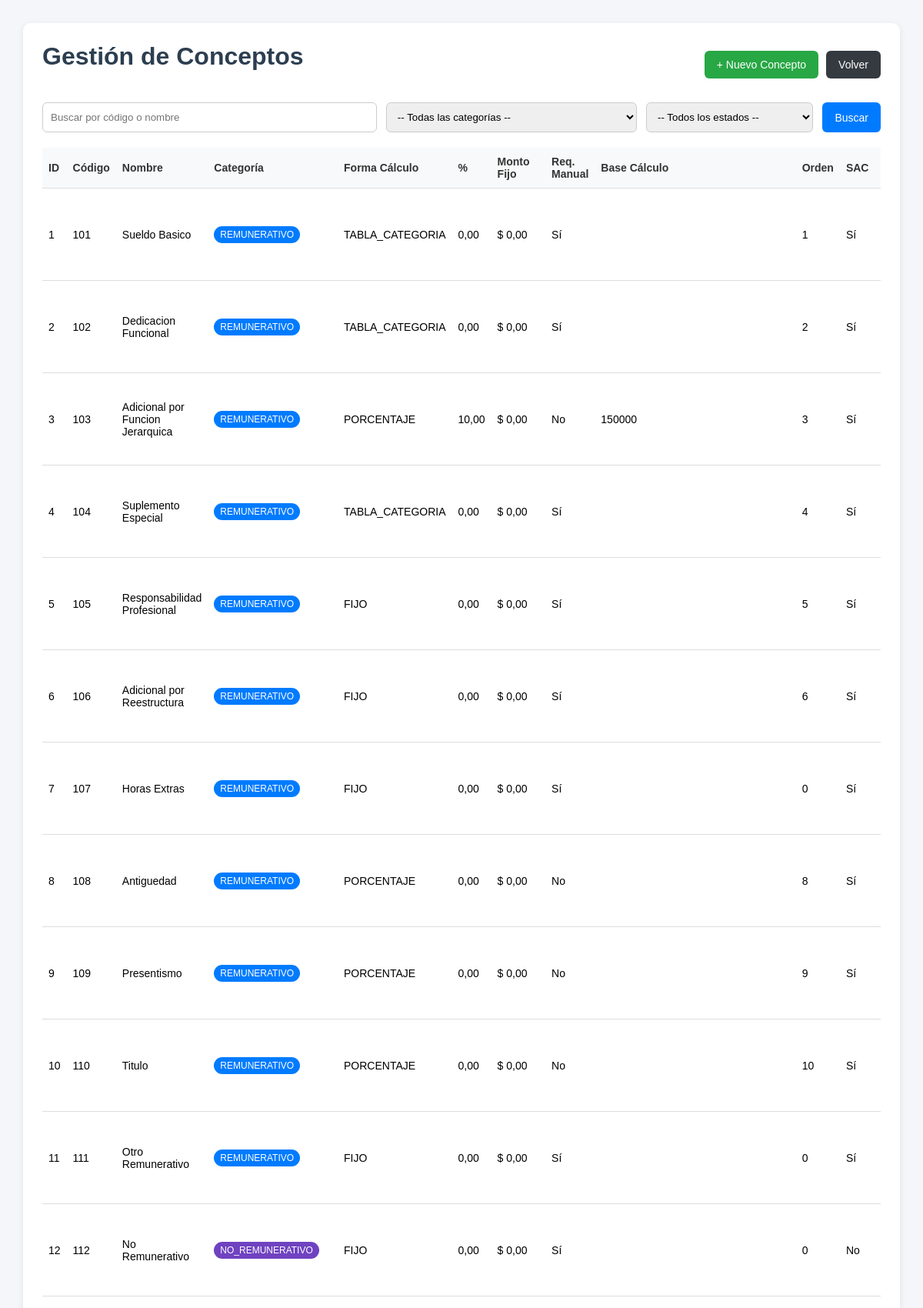
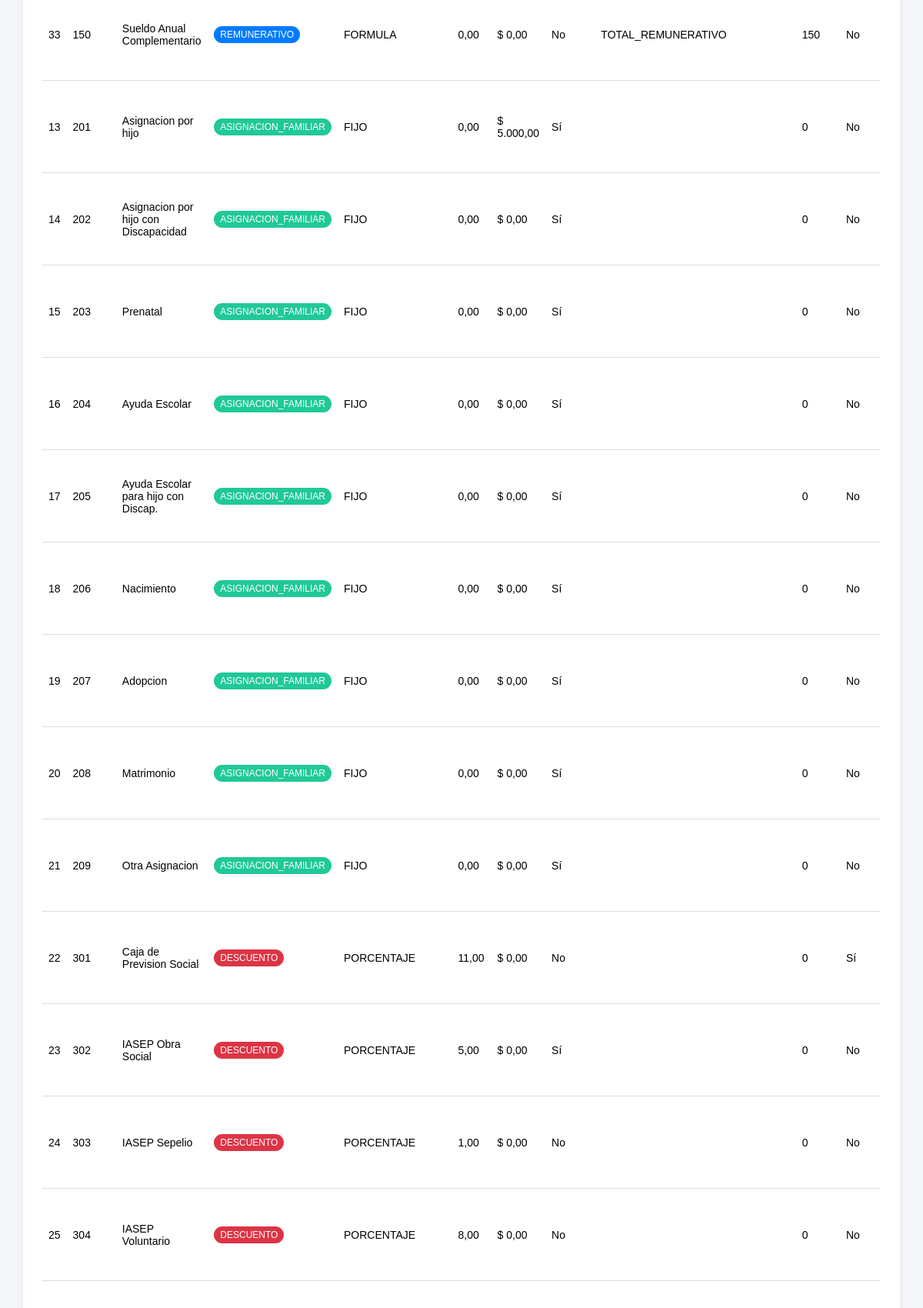
The page /conceptos.php (signed in, upper part) on the database its author committed (2 pictures, top to bottom).
### tables this page shows
CREATE TABLE `concepto` (
  `id` int NOT NULL AUTO_INCREMENT,
  `codigo` int NOT NULL,
  `nombre` varchar(150) NOT NULL,
  `categoria` enum('REMUNERATIVO','NO_REMUNERATIVO','ASIGNACION_FAMILIAR','DESCUENTO','APORTE_PATRONAL') NOT NULL,
  `forma_calculo` enum('FIJO','TABLA_CATEGORIA','PORCENTAJE','MANUAL','FORMULA') NOT NULL DEFAULT 'FIJO',
  `porcentaje` decimal(10,4) DEFAULT '0.0000',
  `monto_fijo` decimal(12,2) DEFAULT '0.00',
  `requiere_manual` tinyint(1) DEFAULT '0',
  `base_calculo` varchar(50) DEFAULT NULL,
  `orden_calculo` int NOT NULL DEFAULT '0',
  `aplica_sac` tinyint(1) NOT NULL DEFAULT '0',
  `visible_recibo` tinyint(1) NOT NULL DEFAULT '1',
  `activo` tinyint(1) NOT NULL DEFAULT '1',
  `descripcion` text,
  `fecha_desde` date DEFAULT NULL,
  `fecha_hasta` date DEFAULT NULL,
  `created_at` timestamp NULL DEFAULT CURRENT_TIMESTAMP,
  `updated_at` timestamp NULL DEFAULT CURRENT_TIMESTAMP ON UPDATE CURRENT_TIMESTAMP,
  PRIMARY KEY (`id`),
  UNIQUE KEY `codigo` (`codigo`)
);

### conceptos.php (the view, shortened to what this page needs)
<?php
require_once("conexion.php");
$buscar = isset($_GET['buscar']) ? trim($_GET['buscar']) : "";
$sql = "SELECT * FROM concepto WHERE 1=1";
$sql .= " ORDER BY codigo ASC, nombre ASC";
$stmt = $conexion->prepare($sql);
$stmt->execute();
$resultado = $stmt->get_result();
?>
<!DOCTYPE html>
<html lang="es">
<head>
</head>
<body>
<div class="contenedor">
    <div class="acciones-superiores">
        <h1>Gestión de Conceptos</h1>
        <div style="display:flex; gap:10px; flex-wrap:wrap;">
            <a href="concepto_nuevo.php" class="btn btn-nuevo">+ Nuevo Concepto</a>
            <a href="index.php" class="btn btn-volver">Volver</a>
        </div>
    </div>
    <form method="GET" action="conceptos.php" class="filtros">
        <input type="text" name="buscar" placeholder="Buscar por código o nombre" value="<?php echo htmlspecialchars($buscar); ?>">
        <select name="categoria">
            <option value="">-- Todas las categorías --</option>
        </select>
        <select name="activo">
            <option value="">-- Todos los estados --</option>
        </select>
        <button type="submit" class="btn btn-buscar">Buscar</button>
    </form>
    <div class="tabla-contenedor">
        <table>
            <thead>
                <tr>
                    <th>ID</th>
                    <th>Código</th>
                    <th>Nombre</th>
                    <th>Categoría</th>
                    <th>Forma Cálculo</th>
                    <th>%</th>
                    <th>Monto Fijo</th>
                    <th>Req. Manual</th>
                    <th>Base Cálculo</th>
                    <th>Orden</th>
                    <th>SAC</th>
                    <th>Visible Recibo</th>
                </tr>
            </thead>
            <tbody>
                <?php if ($resultado->num_rows > 0): ?>
                    <?php while ($fila = $resultado->fetch_assoc()): ?>
                        <?php
                        $badgeClass = "";
                        switch ($fila['categoria']) {
                            case 'REMUNERATIVO':
                                $badgeClass = 'badge-rem';
                                break;
                            case 'NO_REMUNERATIVO':
                                $badgeClass = 'badge-no-rem';
                                break;
                            case 'ASIGNACION_FAMILIAR':
                                $badgeClass = 'badge-asig';
                                break;
                            case 'DESCUENTO':
                                $badgeClass = 'badge-desc';
                                break;
                        }
                        ?>
                        <tr>
                            <td><?php echo $fila['id']; ?></td>
                            <td><?php echo htmlspecialchars($fila['codigo']); ?></td>
                            <td><?php echo htmlspecialchars($fila['nombre']); ?></td>
                            <td>
                                <span class="badge <?php echo $badgeClass; ?>">
                                    <?php echo htmlspecialchars($fila['categoria']); ?>
                                </span>
                            </td>
                            <td><?php echo htmlspecialchars($fila['forma_calculo']); ?></td>
                            <td><?php echo number_format((float)$fila['porcentaje'], 2, ',', '.'); ?></td>
                            <td>$ <?php echo number_format((float)$fila['monto_fijo'], 2, ',', '.'); ?></td>
                            <td><?php echo ((int)$fila['requiere_manual'] === 1) ? 'Sí' : 'No'; ?></td>
                            <td><?php echo htmlspecialchars($fila['base_calculo'] ?? ''); ?></td>
                            <td><?php echo (int)$fila['orden_calculo']; ?></td>
                            <td><?php echo ((int)$fila['aplica_sac'] === 1) ? 'Sí' : 'No'; ?></td>
                            <td><?php echo ((int)$fila['visible_recibo'] === 1) ? 'Sí' : 'No'; ?></td>
                        </tr>
                    <?php endwhile; ?>
                <?php else: ?>
                    <tr>
                        <td colspan="15" class="sin-resultados">No se encontraron conceptos.</td>
                    </tr>
                <?php endif; ?>
            </tbody>
        </table>
    </div>
</div>
</body>
</html>

### conceptos.php (style rules this page uses)
* { box-sizing: border-box; font-family: Arial, sans-serif; }
body { margin: 0; background: #f4f6f9; }
.contenedor { width: 95%; max-width: 1300px; margin: 30px auto; background: #fff; padding: 25px; border-radius: 10px; box-shadow: 0 2px 10px rgba(0,0,0,0.08); }
h1 { margin-top: 0; color: #2c3e50; }
.acciones-superiores { display: flex; justify-content: space-between; align-items: center; flex-wrap: wrap; gap: 10px; margin-bottom: 20px; }
.btn { display: inline-block; padding: 10px 16px; text-decoration: none; border-radius: 6px; color: white; border: none; cursor: pointer; font-size: 14px; }
.btn-nuevo { background: #28a745; }
.btn-buscar { background: #007bff; }
.btn-volver { background: #343a40; }
.filtros { display: grid; grid-template-columns: 2fr 1.5fr 1fr auto; gap: 12px; margin-bottom: 20px; }
.filtros input, .filtros select { width: 100%; padding: 10px; border: 1px solid #ccc; border-radius: 6px; }
.tabla-contenedor { overflow-x: auto; }
table { width: 100%; border-collapse: collapse; min-width: 1200px; }
th, td { padding: 10px 8px; border-bottom: 1px solid #ddd; text-align: left; vertical-align: middle; font-size: 14px; }
th { background: #f8f9fa; color: #333; }
.badge { display: inline-block; padding: 4px 8px; border-radius: 12px; font-size: 12px; color: white; white-space: nowrap; }
.badge-rem { background: #007bff; }
.badge-no-rem { background: #6f42c1; }
.badge-asig { background: #20c997; }
.badge-desc { background: #dc3545; }

### rows shown on the page
concepto: id "1", codigo "101", nombre "Sueldo Basico", categoria "REMUNERATIVO", forma_calculo "TABLA_CATEGORIA", porcentaje "0,00", monto_fijo "0,00", requiere_manual "Sí", orden_calculo "1", aplica_sac "Sí"
concepto: id "2", codigo "102", nombre "Dedicacion Funcional", categoria "REMUNERATIVO", forma_calculo "TABLA_CATEGORIA", porcentaje "0,00", monto_fijo "0,00", requiere_manual "Sí", orden_calculo "2", aplica_sac "Sí"
concepto: id "3", codigo "103", nombre "Adicional por Funcion Jerarquica", categoria "REMUNERATIVO", forma_calculo "PORCENTAJE", porcentaje "10,00", monto_fijo "0,00", requiere_manual "No", base_calculo "150000", orden_calculo "3", aplica_sac "Sí"
concepto: id "4", codigo "104", nombre "Suplemento Especial", categoria "REMUNERATIVO", forma_calculo "TABLA_CATEGORIA", porcentaje "0,00", monto_fijo "0,00", requiere_manual "Sí", orden_calculo "4", aplica_sac "Sí"
concepto: id "5", codigo "105", nombre "Responsabilidad Profesional", categoria "REMUNERATIVO", forma_calculo "FIJO", porcentaje "0,00", monto_fijo "0,00", requiere_manual "Sí", orden_calculo "5", aplica_sac "Sí"
concepto: id "6", codigo "106", nombre "Adicional por Reestructura", categoria "REMUNERATIVO", forma_calculo "FIJO", porcentaje "0,00", monto_fijo "0,00", requiere_manual "Sí", orden_calculo "6", aplica_sac "Sí"
concepto: id "7", codigo "107", nombre "Horas Extras", categoria "REMUNERATIVO", forma_calculo "FIJO", porcentaje "0,00", monto_fijo "0,00", requiere_manual "Sí", orden_calculo "0", aplica_sac "Sí"
concepto: id "8", codigo "108", nombre "Antiguedad", categoria "REMUNERATIVO", forma_calculo "PORCENTAJE", porcentaje "0,00", monto_fijo "0,00", requiere_manual "No", orden_calculo "8", aplica_sac "Sí"
concepto: id "9", codigo "109", nombre "Presentismo", categoria "REMUNERATIVO", forma_calculo "PORCENTAJE", porcentaje "0,00", monto_fijo "0,00", requiere_manual "No", orden_calculo "9", aplica_sac "Sí"
concepto: id "10", codigo "110", nombre "Titulo", categoria "REMUNERATIVO", forma_calculo "PORCENTAJE", porcentaje "0,00", monto_fijo "0,00", requiere_manual "No", orden_calculo "10", aplica_sac "Sí"
concepto: id "11", codigo "111", nombre "Otro Remunerativo", categoria "REMUNERATIVO", forma_calculo "FIJO", porcentaje "0,00", monto_fijo "0,00", requiere_manual "Sí", orden_calculo "0", aplica_sac "Sí"
concepto: id "12", codigo "112", nombre "No Remunerativo", categoria "NO_REMUNERATIVO", forma_calculo "FIJO", porcentaje "0,00", monto_fijo "0,00", requiere_manual "Sí", orden_calculo "0", aplica_sac "No"
concepto: id "33", codigo "150", nombre "Sueldo Anual Complementario", categoria "REMUNERATIVO", forma_calculo "FORMULA", porcentaje "0,00", monto_fijo "0,00", requiere_manual "No", base_calculo "TOTAL_REMUNERATIVO", orden_calculo "150", aplica_sac "No"
concepto: id "13", codigo "201", nombre "Asignacion por hijo", categoria "ASIGNACION_FAMILIAR", forma_calculo "FIJO", porcentaje "0,00", monto_fijo "5.000,00", requiere_manual "Sí", orden_calculo "0", aplica_sac "No"
concepto: id "14", codigo "202", nombre "Asignacion por hijo con Discapacidad", categoria "ASIGNACION_FAMILIAR", forma_calculo "FIJO", porcentaje "0,00", monto_fijo "0,00", requiere_manual "Sí", orden_calculo "0", aplica_sac "No"
concepto: id "15", codigo "203", nombre "Prenatal", categoria "ASIGNACION_FAMILIAR", forma_calculo "FIJO", porcentaje "0,00", monto_fijo "0,00", requiere_manual "Sí", orden_calculo "0", aplica_sac "No"
concepto: id "16", codigo "204", nombre "Ayuda Escolar", categoria "ASIGNACION_FAMILIAR", forma_calculo "FIJO", porcentaje "0,00", monto_fijo "0,00", requiere_manual "Sí", orden_calculo "0", aplica_sac "No"
concepto: id "17", codigo "205", nombre "Ayuda Escolar para hijo con Discap.", categoria "ASIGNACION_FAMILIAR", forma_calculo "FIJO", porcentaje "0,00", monto_fijo "0,00", requiere_manual "Sí", orden_calculo "0", aplica_sac "No"
concepto: id "18", codigo "206", nombre "Nacimiento", categoria "ASIGNACION_FAMILIAR", forma_calculo "FIJO", porcentaje "0,00", monto_fijo "0,00", requiere_manual "Sí", orden_calculo "0", aplica_sac "No"
concepto: id "19", codigo "207", nombre "Adopcion", categoria "ASIGNACION_FAMILIAR", forma_calculo "FIJO", porcentaje "0,00", monto_fijo "0,00", requiere_manual "Sí", orden_calculo "0", aplica_sac "No"
concepto: id "20", codigo "208", nombre "Matrimonio", categoria "ASIGNACION_FAMILIAR", forma_calculo "FIJO", porcentaje "0,00", monto_fijo "0,00", requiere_manual "Sí", orden_calculo "0", aplica_sac "No"
concepto: id "21", codigo "209", nombre "Otra Asignacion", categoria "ASIGNACION_FAMILIAR", forma_calculo "FIJO", porcentaje "0,00", monto_fijo "0,00", requiere_manual "Sí", orden_calculo "0", aplica_sac "No"
concepto: id "22", codigo "301", nombre "Caja de Prevision Social", categoria "DESCUENTO", forma_calculo "PORCENTAJE", porcentaje "11,00", monto_fijo "0,00", requiere_manual "No", orden_calculo "0", aplica_sac "Sí"
concepto: id "23", codigo "302", nombre "IASEP Obra Social", categoria "DESCUENTO", forma_calculo "PORCENTAJE", porcentaje "5,00", monto_fijo "0,00", requiere_manual "Sí", orden_calculo "0", aplica_sac "No"
concepto: id "24", codigo "303", nombre "IASEP Sepelio", categoria "DESCUENTO", forma_calculo "PORCENTAJE", porcentaje "1,00", monto_fijo "0,00", requiere_manual "No", orden_calculo "0", aplica_sac "No"
concepto: id "25", codigo "304", nombre "IASEP Voluntario", categoria "DESCUENTO", forma_calculo "PORCENTAJE", porcentaje "8,00", monto_fijo "0,00", requiere_manual "No", orden_calculo "0", aplica_sac "No"
